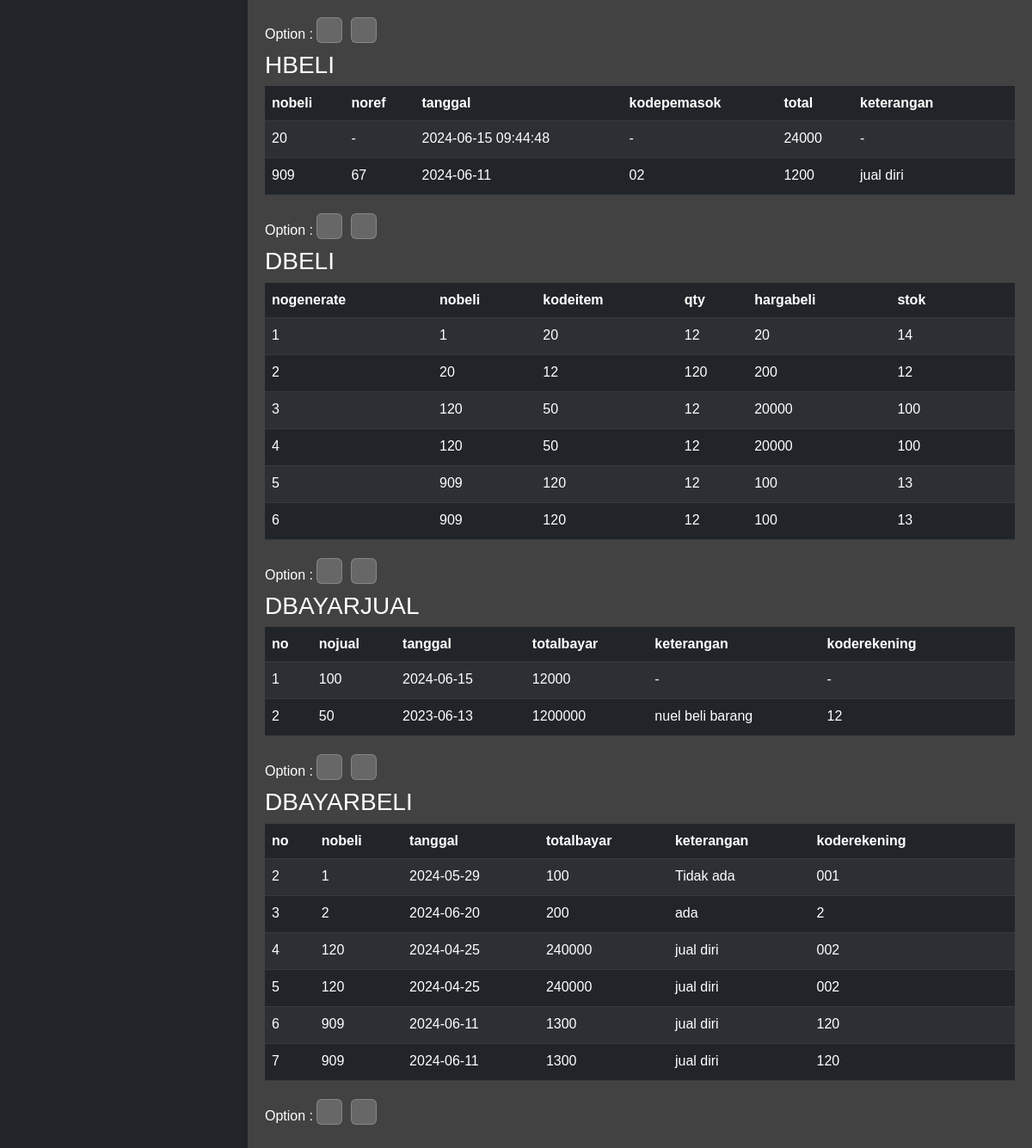
Before: /dashboard/?tview=all (signed in, lower part) with the older database file.
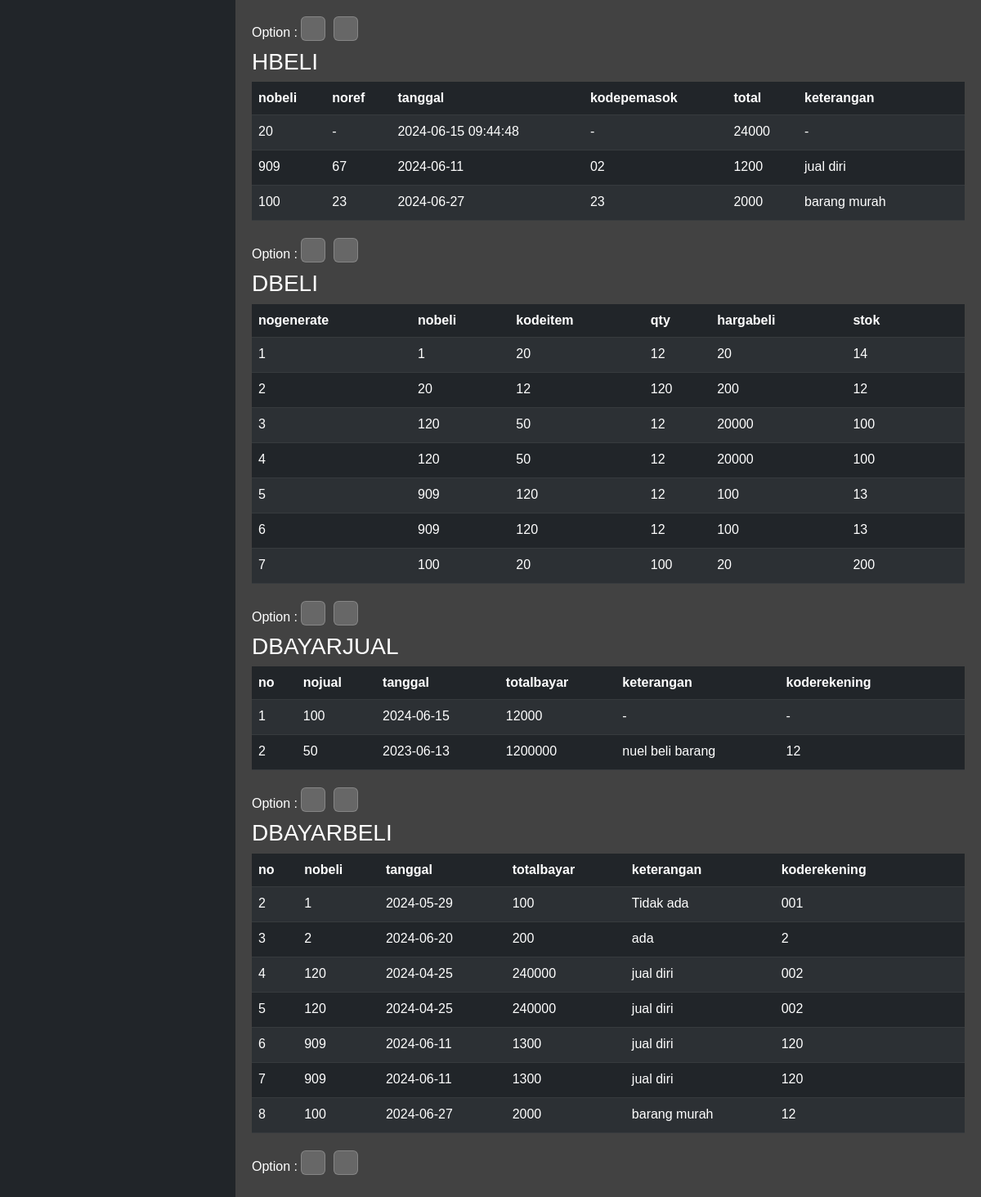
After: the same page with the newer database file.
### tables this page shows
CREATE TABLE hbeli (
    nobeli VARCHAR(10) PRIMARY KEY,
    noref VARCHAR(100),
    tanggal DATE,
    kodepemasok VARCHAR(5),
    total DOUBLE,
    keterangan VARCHAR(255),
    FOREIGN KEY (kodepemasok) REFERENCES pemasok(kodepemasok)
);

CREATE TABLE dbeli (
    nogenerate INTEGER PRIMARY KEY AUTOINCREMENT,
    nobeli VARCHAR(10),
    kodeitem VARCHAR(5),
    qty DOUBLE,
    hargabeli DOUBLE,
    stok DOUBLE,
    FOREIGN KEY (nobeli) REFERENCES hbeli(nobeli),
    FOREIGN KEY (kodeitem) REFERENCES item(kodeitem)
);

CREATE TABLE dbayarjual (
    no INTEGER PRIMARY KEY AUTOINCREMENT,
    nojual VARCHAR(10),
    tanggal DATETIME,
    totalbayar DOUBLE,
    keterangan VARCHAR(255),
    koderekening VARCHAR(5),
    FOREIGN KEY (nojual) REFERENCES hjual(nojual),
    FOREIGN KEY (koderekening) REFERENCES rekening(koderekening)
);

CREATE TABLE dbayarbeli (
    no INTEGER PRIMARY KEY AUTOINCREMENT,
    nobeli VARCHAR(10),
    tanggal DATETIME,
    totalbayar DOUBLE,
    keterangan VARCHAR(255),
    koderekening VARCHAR(5),
    FOREIGN KEY (nobeli) REFERENCES hbeli(nobeli),
    FOREIGN KEY (koderekening) REFERENCES rekening(koderekening)
);

### php-component/table.php (the view, shortened to what this page needs)
<?php
function connect_db() {
    $db = new SQLite3('../db/database.db');
    return $db;
}
function add_data(&$table_name, &$template, &$template_t) {
    $table_name = $_SESSION["table name"];
    $template = array(
        array("kodeitem", "nama", "hargabeli", "hargajual", "stok", "satuan"),
        array("kodepemasok", "namapemasok", "alamat", "kota", "telepon", "email"),
        array("kodepelanggan", "namapelanggan", "alamat", "kota", "telepon", "email"),
        array("koderekening", "namarekening", "saldo"),
        array("nojual", "tanggal", "kodepelanggan", "total", "keterangan"),
        array("nogenerate", "nojual", "kodeitem", "qty", "hargajual", "stok"),
        array("nobeli", "noref", "tanggal", "kodepemasok", "total", "keterangan"),
        array("nogenerate", "nobeli", "kodeitem", "qty", "hargabeli", "stok"),
        array("no", "nojual", "tanggal", "totalbayar", "keterangan", "koderekening"),
        array("no", "nobeli", "tanggal", "totalbayar", "keterangan", "koderekening"),
    );
}
function makeTable($dest) {
    $db = connect_db();
    $table_name = array();
    $template = array();
    $template_t = array();
    add_data($table_name, $template, $template_t);
    for ($i=0; $i < count($table_name); $i++) {
        $name_upper = strtoupper($table_name[$i]);
        $name = $table_name[$i];
        echo "<div class='table-responsive'>";
        echo "<h3>$name_upper</h3>";
        echo "<table class='table table-dark table-striped'>";
        echo "<thead>";
        echo "<tr>";
        for ($j=0; $j < count($template[$i]); $j++) {
            echo "<th>" . $template[$i][$j] . "</th>";
        }
        echo "<td></td>";
        echo "</tr>";
        echo "</thead>";
        echo "<tbody>";
        $results = $db->query("select * from $name;");
        while ($row= $results->fetchArray()) {
            $current_id = $row[$template[$i][0]];
            echo "<tr>";
            for ($j=0; $j < count($template[$i]); $j++) {
                echo "<td>" . $row[$template[$i][$j]] . "</td>";
            }
            echo "<td>";
            echo "<form method='post' action=$dest>";
            echo "<button name='edit-$name' type='submit' class='btn text-white' value='$current_id'>&nbsp<i class='nf nf-fa-edit'></i>&nbsp</button>";
            echo "</form>";
            echo "</td>";
            echo "</tr>";
        }
        echo "</tbody>";
        echo "</table>";
        echo "</div>";
        echo "<form action='$dest' method='post' class='inline-button mb-1'>";
        echo "<span>Option : </span>";
        echo "<button class='table-button p-1' type='submit' name='del-$name'><i class='nf nf-fa-minus'></i></button>";
        echo "<button class='table-button p-1' type='submit' name='add-$name'><i class='nf nf-fa-plus'></i></button>";
        echo "</form>";
    }
}
?>

### dashboard/index.php (shortened to what this page needs)
<!doctype html>
<html lang="en">
    <head>
        <link rel="stylesheet" href="/css/style.css" />
        <link
        href="https://cdn.jsdelivr.net/npm/bootstrap@5.2.3/dist/css/bootstrap.min.css"
        rel="stylesheet"
    />
    </head>
    <body class="dark-bg-custom">
            <?php
            include '../php-component/table.php';
            ?>
        <div class="content">
            <div id="content-real">
                <?php
                if (isset($_GET["tview"])) {
                    if ($_GET["tview"] == "all") {
                        $dest = "/dashboard/?tview=all";
                        if ($_SESSION["user type"] == 1) {
                            echo "<div class='table-start' id='table-pos'>";
                            makeTable($dest);
                            echo "</div>";
                        } else {echo "<h1>Illegal access.</h1>";}
                    }
                } else {
                    if (isset($_SESSION["displayed"])) {
                        unset($_SESSION["displayed"]);
                    }
                    include "../php-component/dash.php";
                    render();
                }
                ?>
            </div>
        </div>
    </body>
</html>

### css/style.css (style rules this page uses)
* { margin: 0px; padding: 0px; font-family: Arial, Helvetica, sans-serif; }
.dark-bg-custom { background: rgb(33, 37, 41); }
.content { margin-left: 18rem; padding: 20px; background: #424242; color: white; min-height: 100vh; }
body { background: #424242; color: white; }
.table-button { min-width: 30px; background: rgba(255, 255, 255, 0.2); padding: 3px; margin: 5px; margin-right: 10px; margin-left: 0px; border-radius: 6px; border: none; color: white; border: 1px solid rgba(255, 255, 255, 0.2); transition: background, border ease-in-out 0.3s; font-size: 0.7em; min-height: 30px; }
.btn { border: none; background: none; padding: 0 !important; cursor: pointer; }

Changed rows visible on the page:
added hbeli: nobeli "100", noref "23", tanggal "2024-06-27", kodepemasok "23", total "2000", keterangan "barang murah"
added dbeli: nogenerate "7", nobeli "100", kodeitem "20", qty "100", hargabeli "20", stok "200"
added dbayarbeli: no "8", nobeli "100", tanggal "2024-06-27", totalbayar "2000", keterangan "barang murah", koderekening "12"
